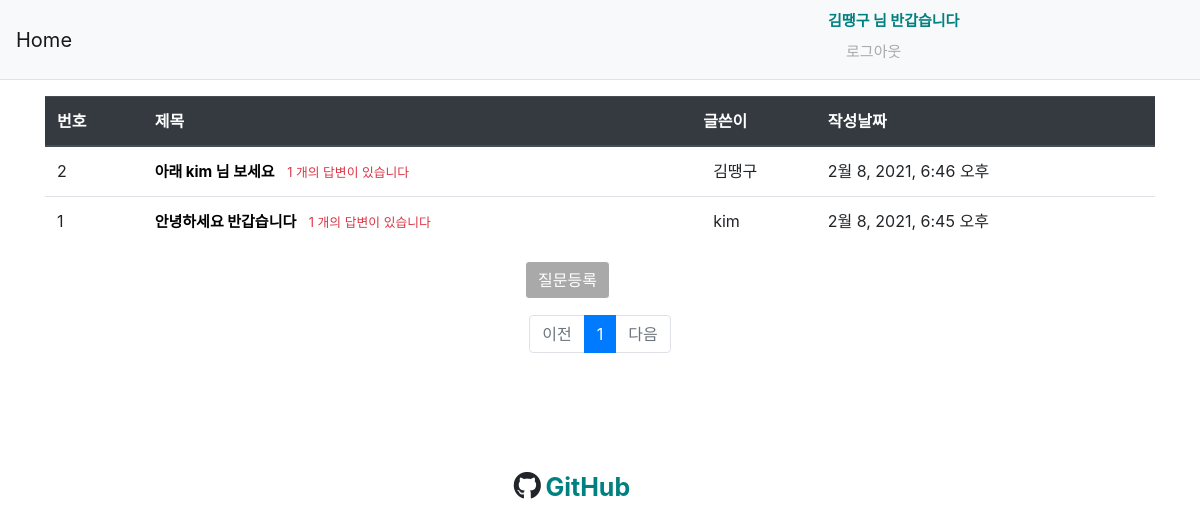
Screenshot of / (signed in) with the database file from the repository.
### pybo/models.py (models this page shows, shortened)
class Question(models.Model):
    subject = models.CharField(max_length=200)  # 최대 200자 까지 입력 가능
    content = models.TextField()
    create_date = models.DateTimeField()
    photo = models.ImageField(upload_to="photo")
    author = models.ForeignKey(
        User, on_delete=models.CASCADE, null=True
    )  # 계정이 삭제되면 연결된 질문 데이터 삭제
    modify_date = models.DateTimeField(null=True, blank=True)

### pybo/views.py (the view)
# urls.py: path("", views.index, name="index"),
def index(request):
    question_list = Question.objects.order_by("-create_date")
    page = request.GET.get("page", "1")  # 페이지 GET 방식 요청
    paginator = Paginator(question_list, 10)  # 페이지 게시물 10개씩 보여주기
    page_obj = paginator.get_page(page)
    print(page_obj)
    context = {"question_list": page_obj}
    return render(request, "templates/index.html", context)

### pybo/templatetags/filter.py (called while the page is built)
@register.filter
def sub(value, arg):
    return value - arg

### templates/index.html (shortened to what this page needs)
{% extends 'base.html' %}
{% load static  %}
{% load filter  %}
{% block content %}
    <div class="container my-3">
        <table class="table">
            <thead>
                <tr class="thead-dark">
                    <th>번호</th>
                    <th>제목</th>
                    <th>글쓴이</th>
                    <th>작성날짜</th>
                </tr>
            </thead>
            <tbody>
                {% if question_list %}
                {% for i in question_list  %}
            <tr>
                <td>{{ question_list.paginator.count|sub:question_list.start_index|sub:forloop.counter0|add:1 }}</td>
                <td class="text-left">
                    {% if not user.is_authenticated %}
                        <a  style="color: black; font-size: 15px; font-weight: bold;" href=" {% url 'common:login'  %} " >{{ i.subject }}</a>
                    {% else %}
                        <a  style="color: black; font-size: 15px; font-weight: bold;" href=" {% url 'pybo:detail' i.id  %} " >{{ i.subject }}</a>
                    {% endif %}
                    {% if i.answer_set.count > 0 %}
                        <span class="text-danger small ml-2">{{ i.answer_set.count }} 개의 답변이 있습니다</span>
                    {% endif %}
                </td>
                <td>
                    <span style="position: relative; left: 10px;">{{ i.author }}</span>
                </td>
                <td>
                    {{i.create_date}}
                </td>
            </tr>
        {% endfor %}
    {% endif %}
            </tbody>
        </table>
        {% if not user.is_authenticated %}
            <span style="color: white;">none</span>
        {% else %}
        <a href=" {% url 'pybo:question_create' %}" class="btn btn-primary" style="position: relative; left:480px; color:  white; background-color: darkgray; border: 1px solid white;">질문등록</a>
        {% endif %}
    </div>
    <ul class="pagination justify-content-center">
        {% if question_list.has_previous %}
        <li class="page-item">
            <a class="page-link" href="?page={{ question_list.previous_page_number }}">이전</a>
        </li>
        {% else %}
        <li class="page-item disabled">
            <a class="page-link" tabindex="-1" aria-disabled="true" href="#">이전</a>
        </li>
        {% endif %}
        {% for page_number in question_list.paginator.page_range  %}
        {% if page_number >= question_list.number|add:-5 and page_number <= question_list.number|add:4 %}
            {% if page_number == question_list.number %}
            <li class="page-item active" aria-current="page">
                <a class="page-link" href="?page={{ page_number }}">{{ page_number }}</a>
            </li>
            {% else %}
                 <li class="page-item">
                    <a class="page-link" href="?page={{page_number}}"> {{page_number}}</a>
                </li>
            {% endif %}
        {% endif %}
        {% endfor %}
        {% if question_list.has_next %}
        <li class="page-item">
            <a class="page-link" href="?page={{question_list.next_page_number}}">다음</a>
        </li>
        {% else %}
        <li class="page-item disabled">
            <a class="page-link" tabindex="-1" aria-disabled="true" href="#">다음</a>
        </li>
        {% endif %}
    </ul>
{% endblock  %}

### templates/navbar.html (shortened to what this page needs)
 <nav class="navbar navbar-expand-lg navbar-light bg-light border-bottom">
    <a class="navbar-brand" href="{% url 'pybo:index' %}">Home</a>
    <div class="collapse navbar-collapse flex-grow-0" id="navbarNav">
        <ul class="navbar-nav">
            <li class="nav-item ">
                    {% if user.is_authenticated %}
                    <span style="font-weight: bold; color: teal; margin-right: 5px;
                    position: relative; left: 740px; font-size: 15px;">{{user.username}} 님 반갑습니다</span>
                    <a style="color: darkgray; position: relative; left: 750px; font-size: 15px;"class="nav-link" href=" {% url 'common:logout' %} ">  로그아웃</a>
                     {% else %}
                    <a class="nav-link" href=" {% url 'common:login' %} ">로그인</a>
                    {% endif %}
            </li>
        </ul>
    </div>
</nav>

### rows the page displays
Question: paginator.count|sub "2", subject "아래 kim 님 보세요", answer_set.count "1", author "김땡구", create_date "2월 8, 2021, 6:46 오후"
Question: paginator.count|sub "1", subject "안녕하세요 반갑습니다", answer_set.count "1", author "kim", create_date "2월 8, 2021, 6:45 오후"

### other values shown
{{ user.username }} "김땡구"
{{ page_number }} "1"
